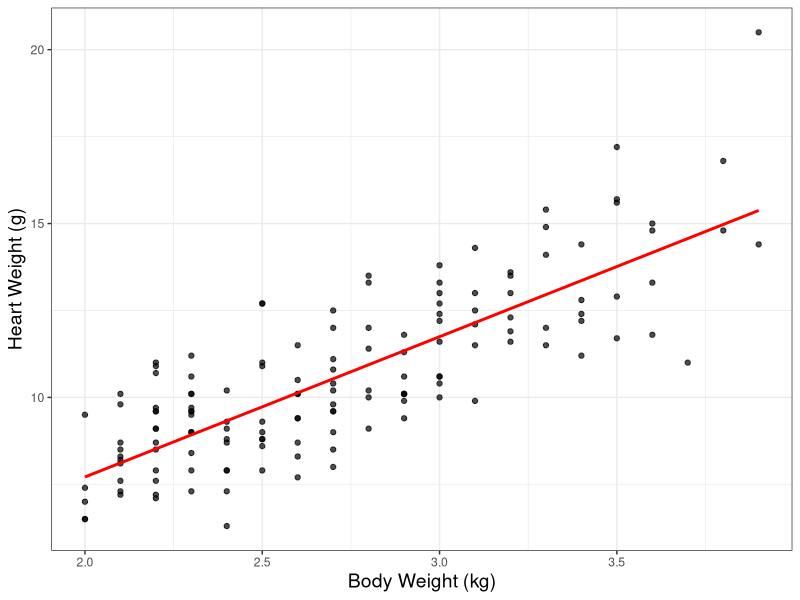
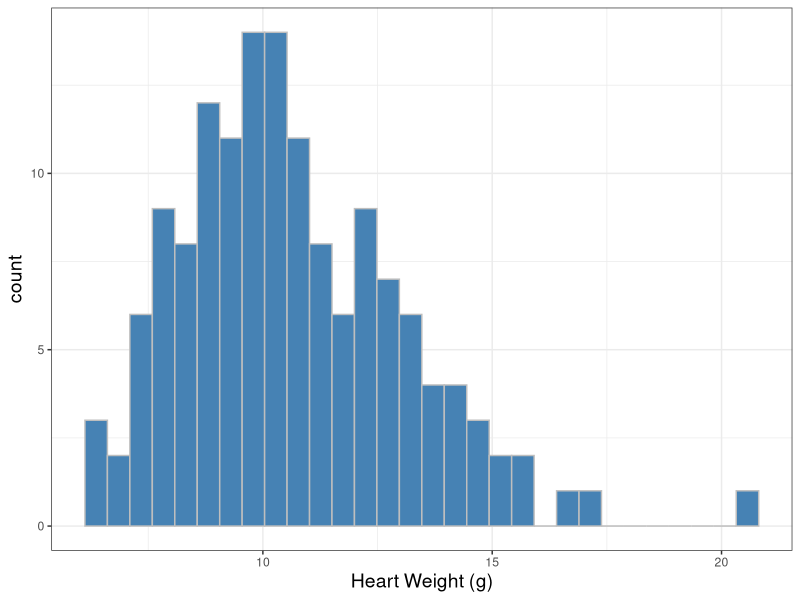

Source code (R) for these figures, in order: (Note: this script raises an error after producing the figures.)
## ---- chunk 1

## ---- chunk 2
library(tidyverse)
library(broom)
library(knitr)
library(kableExtra)
library(patchwork)
library(MASS)
## ---- chunk 3
ggplot(data = cats, aes(x = Bwt, y = Hwt)) +
  geom_point(alpha = 0.7) + 
  geom_smooth(method = "lm", color = "red", se = FALSE) +
  labs(x = "Body Weight (kg)",
       y = "Heart Weight (g)") +
  theme_bw() +
  theme(axis.title=element_text(size=14))
## ---- chunk 4
bwt_hwt_model <- lm(Hwt ~ Bwt, data = cats)
bwt_hwt_model %>%
  tidy() %>%
  kable(format = "html", digits = 3)
## ---- chunk 5
ggplot(data = cats, aes(x = Hwt)) +
  geom_histogram(fill = "steelblue", color = "grey") +
  labs(x = "Heart Weight (g)") + 
  theme_bw() + 
  theme(axis.title=element_text(size=14))
## ---- chunk 6
cats %>%
  summarise(Mean = mean(Hwt), `Std. Dev.` = sd(Hwt), 
           `IQR` = IQR(Hwt)) %>%
  kable(format = "html", digits = 3)
## ---- chunk 7
include_graphics("img/model-anova.png")
## ---- chunk 8
mean_y <- mean(cats$Hwt)

ggplot(data = cats, aes(x = Bwt, y = Hwt)) +
  geom_point(alpha = 0.5) + 
  geom_hline(yintercept = mean_y, color = "blue") +
  geom_segment(aes(x=Bwt, xend=Bwt, y=Hwt, yend=mean_y), color = "black", size = 1) +
  labs(x = "Body Weight (kg)",
       y = "Heart Weight (g)") +
  theme_light() +
  theme(axis.title=element_text(size=14))
## ---- chunk 9
ggplot(data = cats, aes(x = Bwt, y = Hwt)) +
  geom_point(alpha = 0.4) + 
  geom_smooth(method = "lm", se = FALSE, color = "red") +
  geom_hline(yintercept = mean_y, color = "blue") +
  geom_segment(aes(x=Bwt, xend=Bwt, y = mean_y, yend=predict(bwt_hwt_model)), color = "black", size = 1) +
  labs(x = "",
       y = "") +
  theme_light() +
  theme(axis.title=element_text(size=14))
## ---- chunk 10
ggplot(data = cats, aes(x = Bwt, y = Hwt)) +
  geom_point(alpha = 0.5) + 
  geom_smooth(method = "lm", se = FALSE, color = "red") +
  geom_hline(yintercept = mean_y, color = "blue") +
  geom_segment(aes(x=Bwt, xend=Bwt, y = Hwt, yend=predict(bwt_hwt_model)), color = "black") +
  labs(x = "Body Weight (kg)",
       y = "Heart Weight (g)") +
  theme_light() +
  theme(axis.title=element_text(size=14))
## ---- chunk 11
cats_anova <- anova(bwt_hwt_model) %>%
  tidy() %>%
  mutate(term = if_else(term == "Bwt", "Model", term))

ssm <- round(cats_anova$sumsq[1], 3)
sse <- round(cats_anova$sumsq[2], 3)
sst <- ssm + sse

cats_anova <- cats_anova %>%
  add_row(term = "Total", df = 143, sumsq = sst, meansq = NA, statistic = NA, p.value = NA)

cats_anova <- cats_anova %>%
  rename("Source" = term, 
         "Df" = df,
         "Sum Sq" = sumsq, 
         "Mean Sq" = meansq, 
         "F Stat" = statistic, 
         "Pr(> F)" = p.value) 

cats_anova %>%
  kable(format = "html", digits = 3)
## ---- chunk 12
cats_anova %>%
  kable(format = "html", digits = 3) 
## ---- chunk 13
cats_anova %>%
  kable(format = "html", digits = 3) %>%
  column_spec(3, background = "#dce5b2", include_thead = T)
## ---- chunk 14
cats_anova %>%
  kable(format = "html", digits = 3) %>%
  column_spec(2, background = "#dce5b2", include_thead = T)
## ---- chunk 15
cats_anova %>%
  kable(format = "html", digits = 3) %>%
  column_spec(4, background = "#dce5b2", include_thead = T)
## ---- chunk 16
cats_anova %>%
  kable(format = "html", digits = 3) %>%
  column_spec(5, background = "#dce5b2", include_thead = T)
## ---- chunk 17
ggplot() +
  stat_function(fun = "df", 
                geom = "line", 
                args = list(df1 = 10, df2 = 10), 
                color = "steelblue2", lwd = 2, 
                xlim = c(0, 6)) +
  labs(x = "F", 
       y = "density") + 
  theme_classic()
  
## ---- chunk 18
ggplot() +
  stat_function(fun = "df", 
                geom = "line", 
                args = list(df1 = 10, df2 = 10), 
                color = "steelblue2", lwd = 2, 
                xlim = c(0, 6)) +
  stat_function(fun = "df", 
                geom = "area", 
                args = list(df1 = 10, df2 = 10), fill = "red",
                xlim = c(2.5, 6)) +
  labs(x = "F", 
       y = "density") + 
  theme_classic()
  
## ---- chunk 19
cats_anova %>%
  kable(format = "html", digits = 3) %>%
  column_spec(6, background = "#dce5b2", include_thead = T)
## ---- chunk 20
cats_anova %>%
  kable(format = "html", digits = 3) %>%
  column_spec(6, background = "#dce5b2", include_thead = T)
